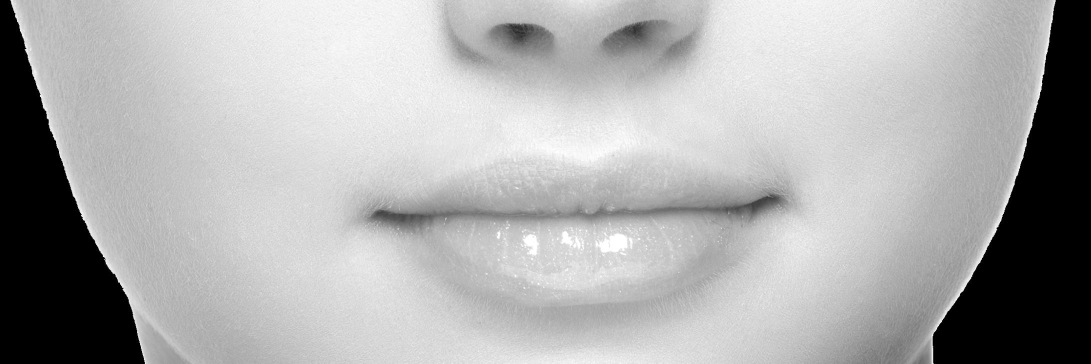
#> input picture mouth.jpg, 2181 x 727 px (shown at 1/2 size)
$ python main.py   (older library calls are emulated)
#> lines starting #> are read from the running program, lines starting #| are printed output that depends on the picture
import cv2
from PIL import Image
import numpy as np
from matplotlib import pyplot as plt
import colorsys


img = cv2.imread('mouth.jpg',1)
#> img is the input picture: shape (727, 2181, 3); min 0, max 255, mean 172.4
img1 = cv2.imread('mouth.jpg',1)
img = img.astype(np.float64)/255
x1, y1, z1 = img.shape
#> x1 = 727; y1 = 2181; z1 = 3
chart = np.zeros((x1,y1), dtype = float)
min = 8
max = -8
for i in range(x1):
    for j in range(y1):
        x2 = img[i][j]
        yt, it, qt = colorsys.rgb_to_yiq(x2[0], x2[1], x2[2])
        chart[i][j] = qt

        if(qt<min):
            min = qt
        if(qt>max):
            max = qt
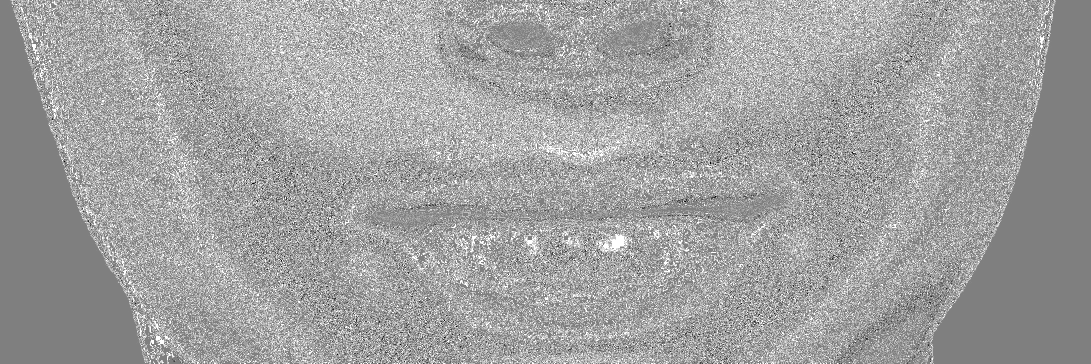
#> chart: shape (727, 2181) float64 (shown at 1/2 size); min -9.88e-17, max 9.88e-17, mean 2.6e-17; drawn with min black and max white
#> after the loop, max = 9.88e-17; min = -9.88e-17
# [8 lines of commented-out code are left out]
cr = min
#> cr = -9.88e-17
rr = []
for i in range(20):
    cp = 0.017
    rr.append(cp)
    cp = cp+0.001
# while(cr>=min and cr<=max):
chart11 = chart
th = 0
max11 = 0
for ee in rr:
    for j in range(x1):
        for k in range(y1):
            if(chart[j][k] < ee):
                chart[j][k] = 0
            else:
                chart[j][k] = 1
    chart = chart*255
    chart = chart.astype(np.uint8)
    chart = cv2.morphologyEx(chart, cv2.MORPH_OPEN, cv2.getStructuringElement(cv2.MORPH_ELLIPSE, (5,5)))
    chart = cv2.morphologyEx(chart, cv2.MORPH_CLOSE, cv2.getStructuringElement(cv2.MORPH_ELLIPSE, (15,15)))

    ret,thresh = cv2.threshold(chart,1,255,0)
    immm,contours, hierarchy = cv2.findContours(thresh,cv2.RETR_TREE,cv2.CHAIN_APPROX_SIMPLE)
    # print(contours)
    listx = []
    boxes = np.zeros(chart.shape,np.uint8)
    for c in contours:
        area = cv2.contourArea(c)
        if (area>30000 and area<60000):
            listx.append(c)
    for c in listx:
        cv2.drawContours(img1, [c], -1, (0,255,120), 1)
    # listx1 = np.zeros(listx.length)
#> (the run stopped early here; a loop or call above may not have finished)

$ run again, with face3.jpg copied over mouth.jpg
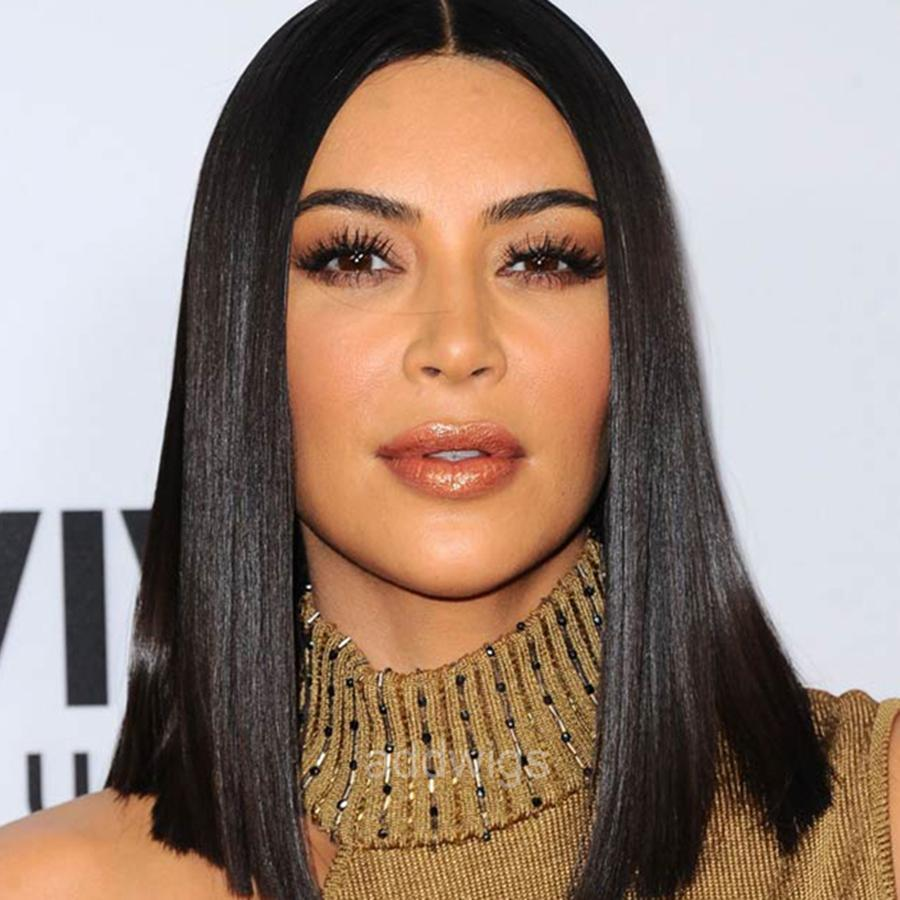
#> input picture face3.jpg, 900 x 900 px
#> img is the input picture: shape (900, 900, 3); mean B, G, R 122.9, 134.5, 154.6
#> after the loop `for i in range(x1):`:
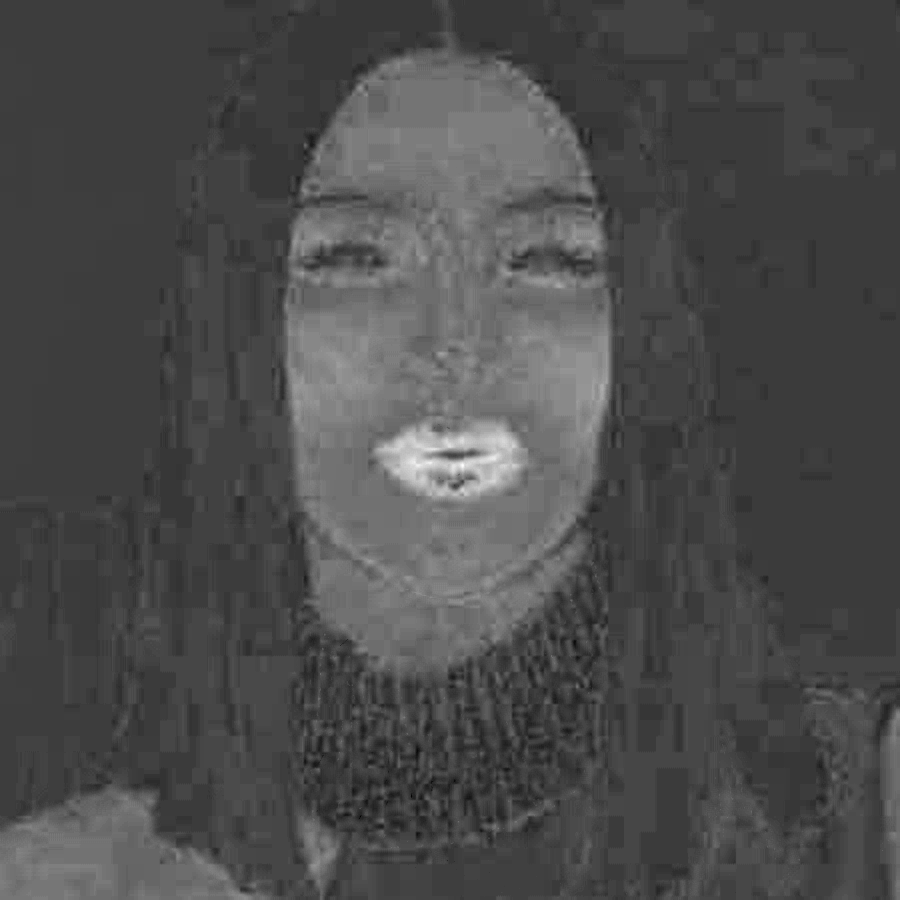
#> chart: shape (900, 900) float64; min -0.0407, max 0.146, mean 0.015; drawn with min black and max white
#> after the loop `for i in range(x1):`: max = 0.146; min = -0.0407

$ run again, with lips2.jpg copied over mouth.jpg
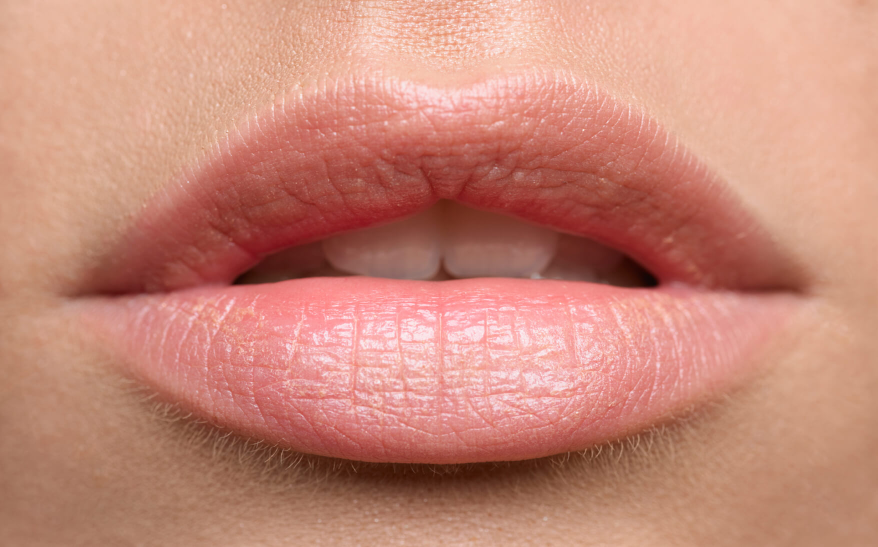
#> input picture lips2.jpg, 1755 x 1094 px (shown at 1/2 size)
#> img is the input picture: shape (1094, 1755, 3); mean B, G, R 120.7, 137.2, 199
#> after the loop `for i in range(x1):`:
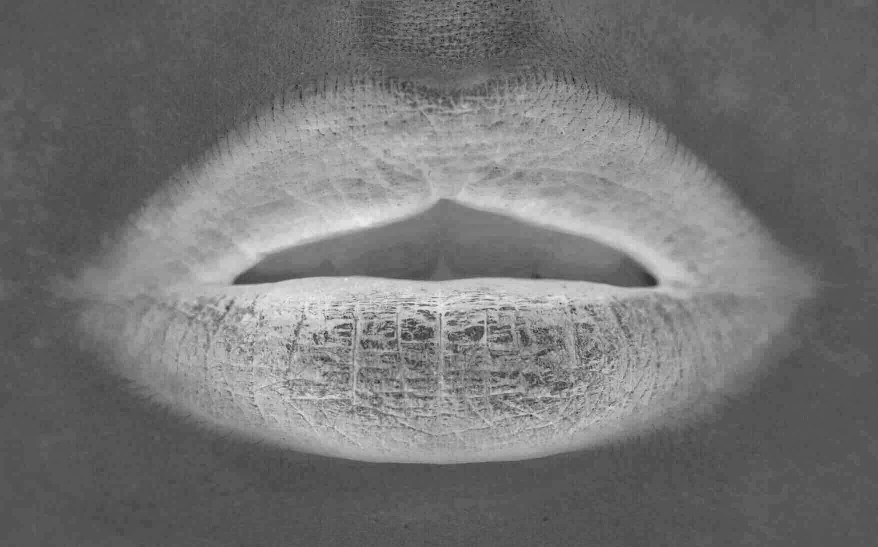
#> chart: shape (1094, 1755) float64 (shown at 1/2 size); min -0.0252, max 0.166, mean 0.0619; drawn with min black and max white
#> after the loop `for i in range(x1):`: max = 0.166; min = -0.0252

$ run again, with yy.jpg copied over mouth.jpg
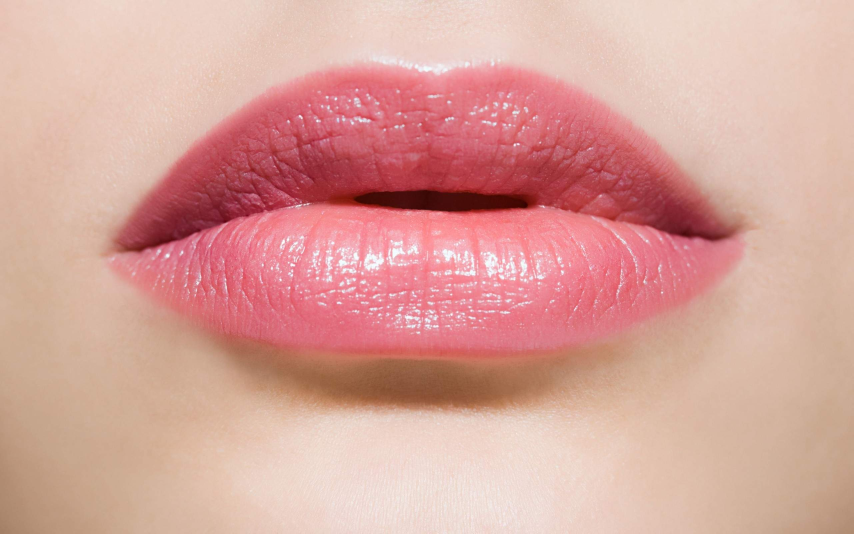
#> input picture yy.jpg, 2560 x 1600 px (shown at 1/3 size)
#> img is the input picture: shape (1600, 2560, 3); mean B, G, R 154.9, 163.4, 216.5
#> after the loop `for i in range(x1):`:
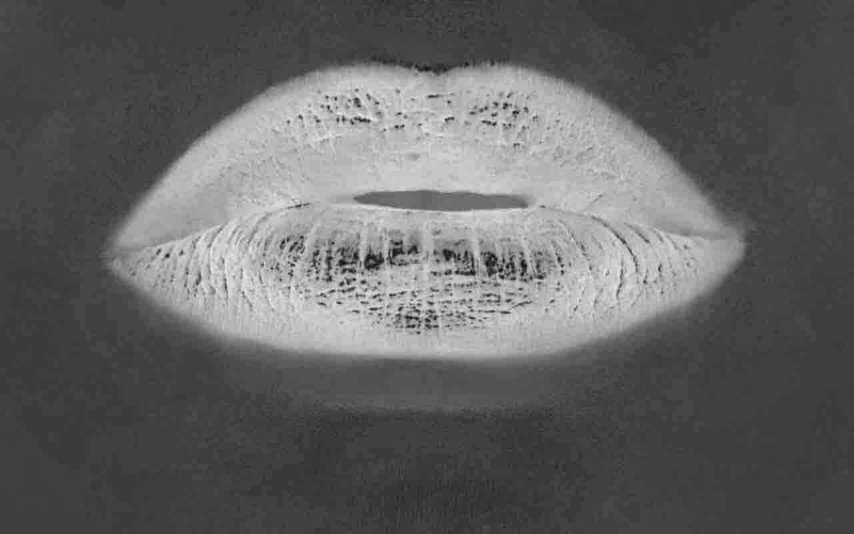
#> chart: shape (1600, 2560) float64 (shown at 1/3 size); min -0.0397, max 0.211, mean 0.0578; drawn with min black and max white
#> after the loop `for i in range(x1):`: max = 0.211; min = -0.0397
